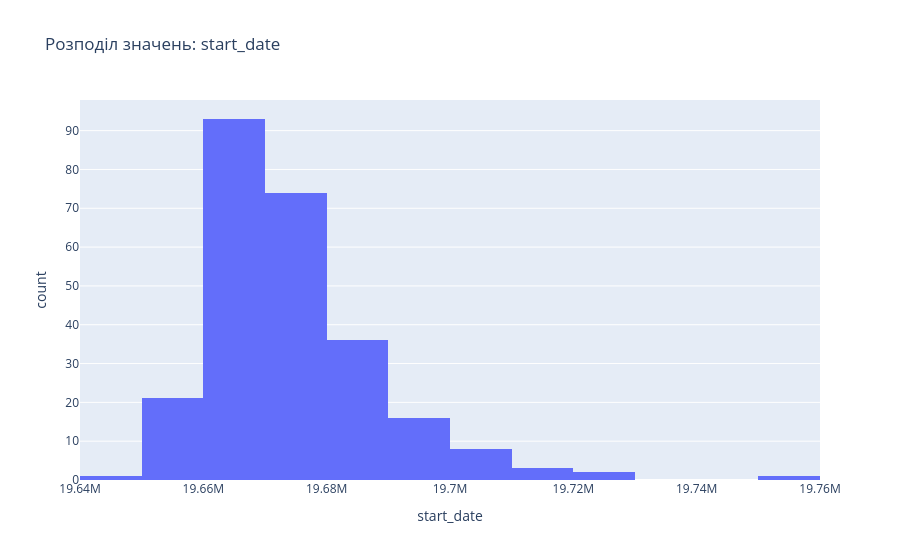

This figure's notebook cell:
### Code cell
#Побудуйте гістограму автоматично для першого числового стовпця:

column = numeric_columns[0]

fig = px.histogram(
    df,
    x=column,
    nbins=20,
    title=f'Розподіл значень: {column}'
)

fig.show()

### Figure 1 — Plotly figure (JSON) as saved in the notebook; plotly's stock layout.template omitted (floating-point values rounded to 4 significant figures; data arrays with more than 128 entries replaced by an {"elided": "..."} marker saying what was removed)
{"data": [{"bingroup": "x", "hovertemplate": "start_date=%{x}<br>count=%{y}<extra></extra>", "legendgroup": "", "marker": {"color": "#636efa", "pattern": {"shape": ""}}, "name": "", "nbinsx": 20, "orientation": "v", "showlegend": false, "type": "histogram", "x": {"elided": "255 int values"}, "xaxis": "x", "yaxis": "y"}], "layout": {"barmode": "relative", "legend": {"tracegroupgap": 0}, "title": {"text": "Розподіл значень: start_date"}, "xaxis": {"anchor": "y", "domain": [0, 1], "title": {"text": "start_date"}}, "yaxis": {"anchor": "x", "domain": [0, 1], "title": {"text": "count"}}}}
